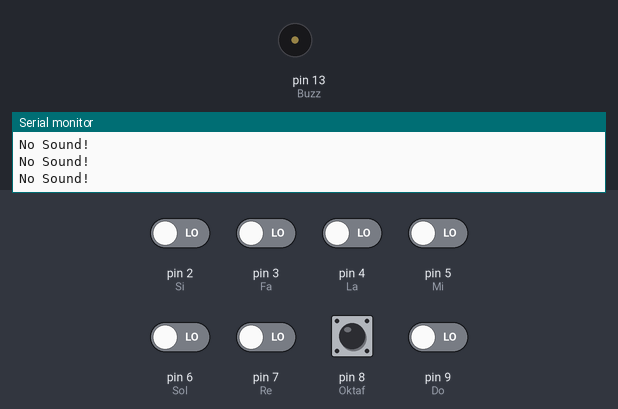
Bench run of a sketch on a simulated Arduino Uno, built with avr-gcc and run on an emulated ATmega328P. Shown: buzzer (waves = sounding), the last lines printed to the serial monitor. The inputs (shaded band) are chosen by the test bench; at power-on: pin 2 (Si), pin 3 (Fa), pin 4 (La), pin 5 (Mi), pin 6 (Sol), pin 7 (Re), pin 8 (Oktaf), pin 9 (Do) LOW.

Above: at 1.2 s.
1.3 s: pin 2 (Si) driven HIGH
At 2.5 s:
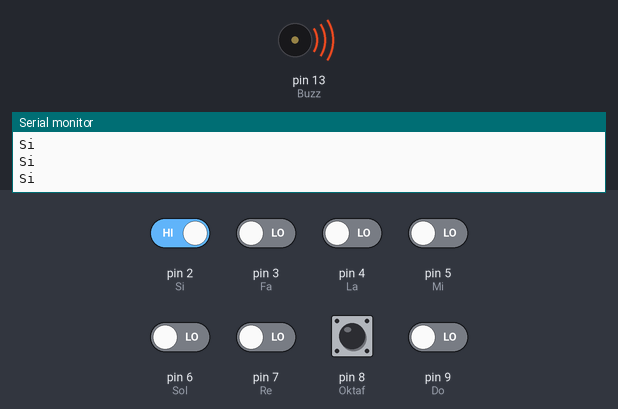
2.8 s: pin 3 (Fa) driven HIGH
At 3.7 s:
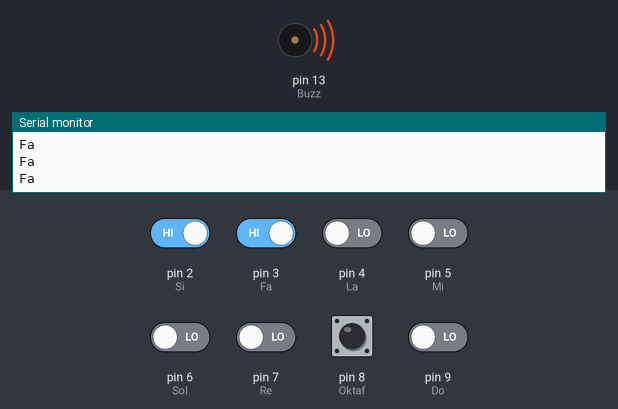
4.7 s: pin 5 (Mi) driven HIGH
At 5.8 s:
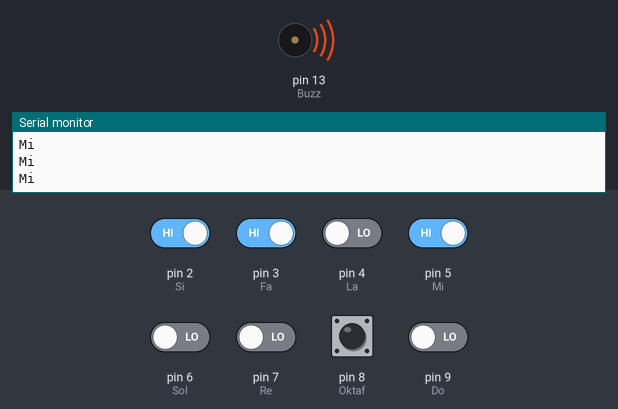
6.6 s: pin 7 (Re) driven HIGH
At 7.4 s:
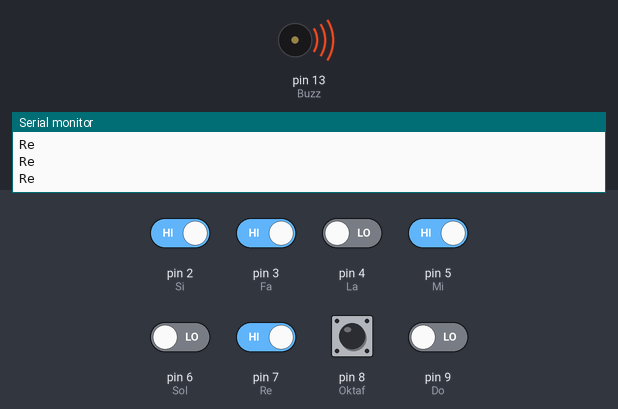
8.5 s: pin 9 (Do) driven HIGH
At 9.5 s:
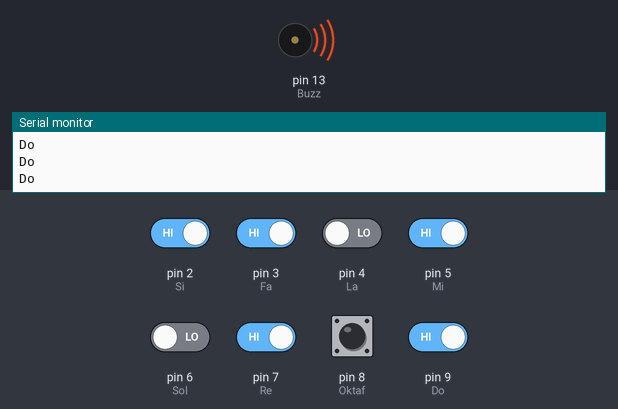
Timing chart, 0 to 11.4 s (numbered marks = the images above; inputs shaded):
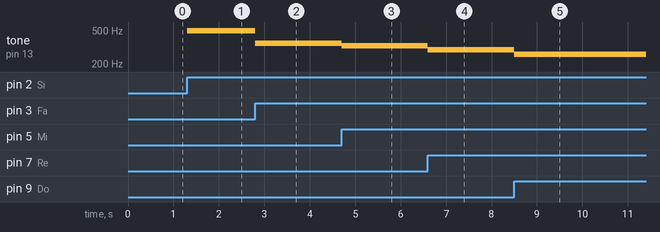

The sketch:

Pianoduino.ino
```cpp
const int Do = 9;
const int Re = 7;
const int Mi = 5;
const int Fa = 3;
const int Sol = 6;
const int La = 4;
const int Si = 2;
const int Oktaf = 8;

const int Buzz = 13;

int nilaiOktaf = 4;
bool oktafButtonState = LOW;
bool lastOktafButtonState = LOW;
unsigned long lastOktafPressTime = 0;

void setup() {
  Serial.begin(9600);

  pinMode(Do, INPUT);
  pinMode(Re, INPUT);
  pinMode(Mi, INPUT);
  pinMode(Fa, INPUT);
  pinMode(Sol, INPUT);
  pinMode(La, INPUT);
  pinMode(Si, INPUT);
  pinMode(Oktaf, INPUT);

  pinMode(Buzz, OUTPUT);
}

void loop() {

  oktafButtonState = digitalRead(Oktaf);

  if (oktafButtonState != lastOktafButtonState) {

    if (oktafButtonState == HIGH && (millis() - lastOktafPressTime) > 500) {

      if (nilaiOktaf == 4) {
        nilaiOktaf = 5;
      } else {
        nilaiOktaf = 4;
      }
      lastOktafPressTime = millis();
    }
  }


  lastOktafButtonState = oktafButtonState;


  if (digitalRead(Do) == HIGH) {
    Serial.println("Do");
    tone(Buzz, 261 * pow(2, nilaiOktaf - 4));
  } else if (digitalRead(Re) == HIGH) {
    Serial.println("Re");
    tone(Buzz, 293 * pow(2, nilaiOktaf - 4));
  } else if (digitalRead(Mi) == HIGH) {
    Serial.println("Mi");
    tone(Buzz, 329 * pow(2, nilaiOktaf - 4));
  } else if (digitalRead(Fa) == HIGH) {
    Serial.println("Fa");
    tone(Buzz, 349 * pow(2, nilaiOktaf - 4));
  } else if (digitalRead(Sol) == HIGH) {
    Serial.println("Sol");
    tone(Buzz, 392 * pow(2, nilaiOktaf - 4));
  } else if (digitalRead(La) == HIGH) {
    Serial.println("La");
    tone(Buzz, 440 * pow(2, nilaiOktaf - 4));
  } else if (digitalRead(Si) == HIGH) {
    Serial.println("Si");
    tone(Buzz, 493 * pow(2, nilaiOktaf - 4));
  } else {
    Serial.println("No Sound!");
    noTone(Buzz);
  }

  delay(10);
}
```

Measured:
- after the input at 1.3 s, tone on pin 13 (Buzz): silent → 493 Hz at once
- after the input at 2.8 s, tone on pin 13 (Buzz): 493 Hz → 349 Hz at once
- after the input at 4.7 s, tone on pin 13 (Buzz): 349 Hz → 329 Hz at once
- after the input at 6.6 s, tone on pin 13 (Buzz): 329 Hz → 293 Hz at once
- after the input at 8.5 s, tone on pin 13 (Buzz): 293 Hz → 261 Hz at once
